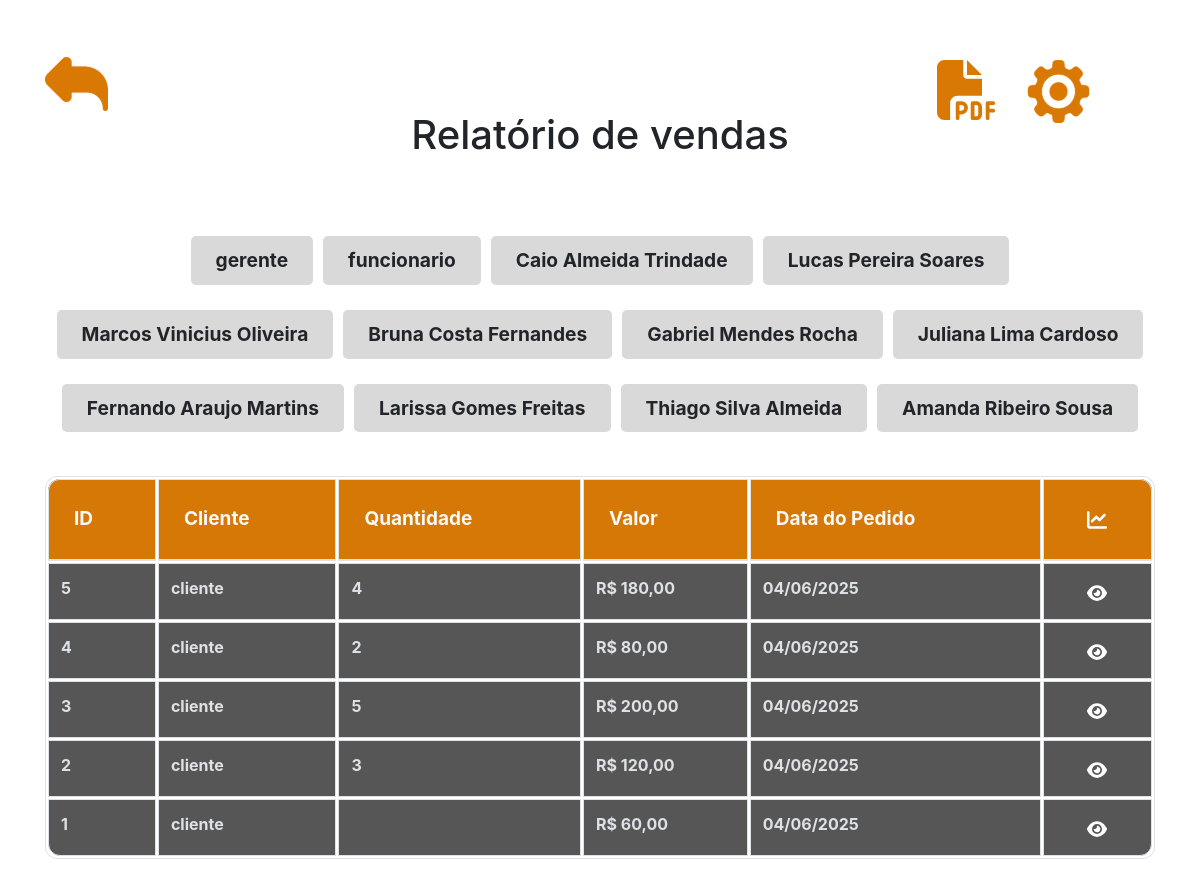
Page /paginas/relatorio_vendas.php on the earlier database version.
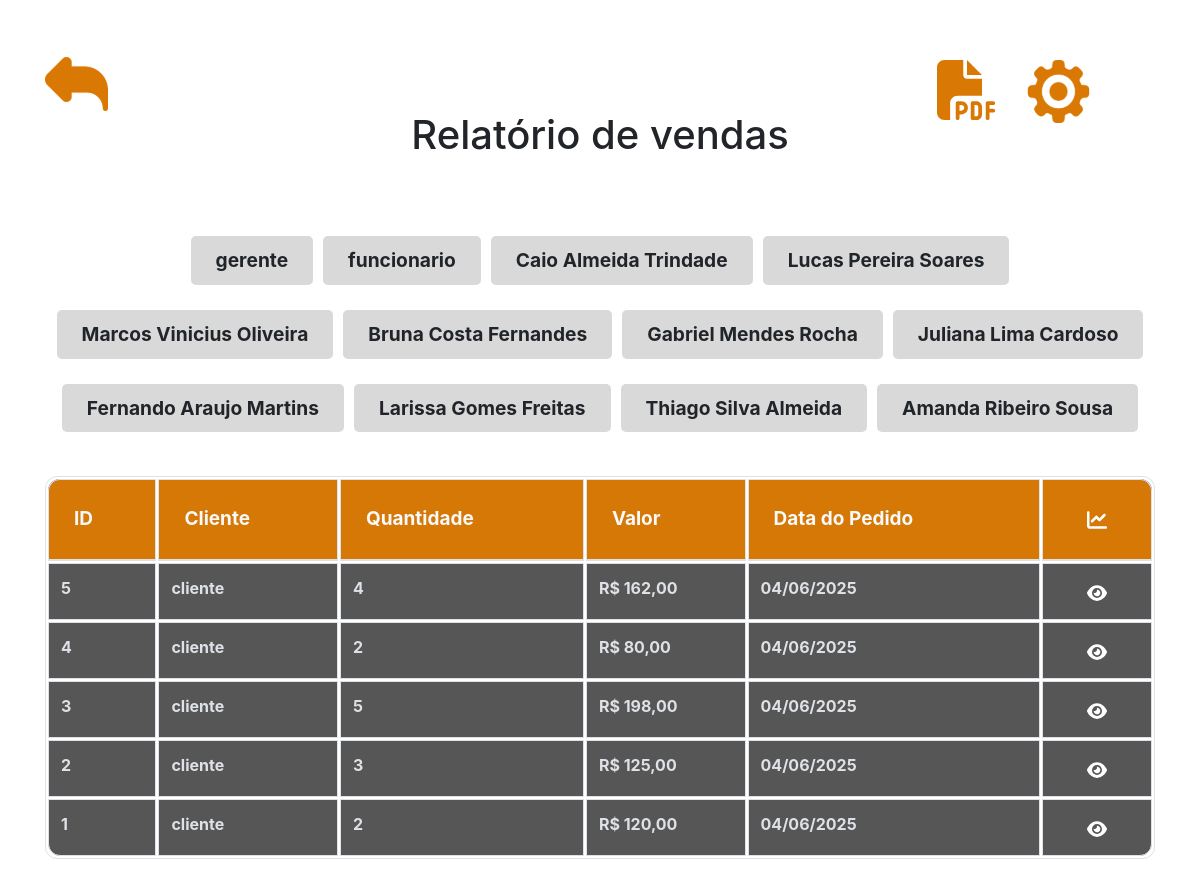
Same page on the later database version.
### tables this page shows
CREATE TABLE IF NOT EXISTS funcionario(
  idfuncionario INT NOT NULL AUTO_INCREMENT,
  nome VARCHAR(200) NOT NULL,
  cpf VARCHAR(14) NOT NULL,
  email VARCHAR(45) NOT NULL,
  senha VARCHAR(45) NOT NULL,
  cargo VARCHAR(20) NOT NULL,
  PRIMARY KEY (idfuncionario)
);

CREATE TABLE IF NOT EXISTS venda (
  idvenda INT NOT NULL AUTO_INCREMENT,
  idpedido INT NOT NULL,
  data_venda DATETIME DEFAULT (CURRENT_TIMESTAMP) NULL,
  PRIMARY KEY (idvenda),
  FOREIGN KEY (idpedido) REFERENCES pedido(idpedido)
);

CREATE TABLE IF NOT EXISTS cliente(
  idcliente INT NOT NULL AUTO_INCREMENT,
  nome VARCHAR(200) NOT NULL,
  cpf VARCHAR(14) NOT NULL,
  telefone VARCHAR(15) DEFAULT NULL,
  PRIMARY KEY (idcliente)
);

CREATE TABLE IF NOT EXISTS pedido(
  idpedido INT NOT NULL AUTO_INCREMENT,
  data_pedido DATETIME DEFAULT (CURRENT_TIMESTAMP) NOT NULL,
  valor_total DECIMAL(10,2) NOT NULL,
  quantidade INT DEFAULT NULL,
  idfuncionario INT NOT NULL,
  idcliente INT NOT NULL,
  PRIMARY KEY (idpedido),
  FOREIGN KEY (idfuncionario) REFERENCES funcionario(idfuncionario),
  FOREIGN KEY (idcliente)  REFERENCES cliente(idcliente)
);

### paginas/relatorio_vendas.php (the view, shortened to what this page needs)
<?php
include_once '../db/conexao.php';
$funcionario = isset($_GET['funcionario']) ? mysqli_real_escape_string($conn, $_GET['funcionario']) : '';
$where = '';
$sql = "SELECT
    v.idvenda,
    p.idpedido,
    p.data_pedido,
    c.nome AS cliente,
    p.quantidade AS qtd_total,
    p.valor_total
FROM venda v
JOIN pedido p ON v.idpedido = p.idpedido
JOIN cliente c ON p.idcliente = c.idcliente
JOIN funcionario f ON p.idfuncionario = f.idfuncionario
$where
ORDER BY v.idvenda DESC";
$result = mysqli_query($conn, $sql);
$sqlFunc = "SELECT idfuncionario, nome FROM funcionario";
$resultFunc = mysqli_query($conn, $sqlFunc);
?>
<!DOCTYPE html>
<html lang="pt-br">
<head>
<link rel="stylesheet" href="https://maxcdn.bootstrapcdn.com/bootstrap/4.5.2/css/bootstrap.min.css" />
<link rel="stylesheet" href="../assets/css/filtroStyle.css" />
<link rel="stylesheet" href="../assets/css/tabelaRelatorioStyle.css" />
</head>
<body>
<div class="container my-4"><br>
    <div class="chart-icon left">
        <a href="home.php"><img src="../assets/img/voltar.svg" alt="Voltar" /></a>
    </div>
    <div class="chart-icon right form-form">
        <a href="pdfProduto.php"><img src="../assets/img/pdf.svg" alt="PDF Produtos em Estoque" style="width:60px;" /></a>
        <a href="../index.php"><img src="../assets/img/gear.svg" alt="Configurações" /></a>
    </div>
    <h1 class="text-center color"><a href="relatorio_vendas.php">Relatório de vendas</a></h1>
</div><br>
<div class="container mt-4">
    <form method="GET" class="mb-4">
        <div class="d-flex flex-wrap justify-content-center form-form">
            <?php while ($func = mysqli_fetch_assoc($resultFunc)): ?>
                <button
                    type="submit"
                    name="funcionario"
                    value="<?= $func['idfuncionario'] ?>"
                    class="btn-color <?= ($funcionario == $func['idfuncionario']) ? 'ativo' : '' ?>">
                    <?= $func['nome'] ?>
                </button>
            <?php endwhile; ?>
        </div>
    </form>
    <table class="table table-bordered table-hover">
        <thead class="table-dark">
            <tr>
                <th>ID</th>
                <th>Cliente</th>
                <th>Quantidade</th>
                <th>Valor</th>
                <th>Data do Pedido</th>
                <th class="text-center" style="color: white;">
                    <a href="graficos.php">
                        <img src="../assets/img/chart.svg" alt="Gráficos" style="width:20px;" />
                    </a>
                </th>
            </tr>
        </thead>
        <tbody>
            <?php if (mysqli_num_rows($result) > 0): ?>
                <?php while ($row = mysqli_fetch_assoc($result)): ?>
                    <tr>
                        <td><?= $row['idvenda'] ?></td>
                        <td><?= htmlspecialchars($row['cliente']) ?></td>
                        <td><?= $row['qtd_total'] ?></td>
                        <td>R$ <?= number_format($row['valor_total'], 2, ',', '.') ?></td>
                        <td><?= date('d/m/Y', strtotime($row['data_pedido'])) ?></td>
                        <td class="text-center">
                            <button class="btn btn-sm  btnDetalhes" data-idpedido="<?= $row['idpedido'] ?>">
                                <img src="../assets/img/eye.svg" alt="Ver detalhes" style="width:20px;" />
                            </button>
                        </td>
                    </tr>
                <?php endwhile; ?>
            <?php else: ?>
                <tr>
                    <td colspan="6" class="text-center">Nenhuma venda encontrada para este funcionário.</td>
                </tr>
            <?php endif; ?>
        </tbody>
    </table>
</div>
</body>
</html>

### assets/css/filtroStyle.css (style rules this page uses)
.form-form button { background: #d9d9d9; color: #212529; border: none; border-radius: 5px; padding: 10px 25px; font-size: 1.2rem; font-weight: bold; cursor: pointer; transition: background 0.2s; margin-right: 5px; display: flex; justify-content: center; gap: 20px; margin-bottom: 20px; }
.chart-icon.left { left: 45px; }
.chart-icon.right { position: absolute; right: 110px; top: 60px; display: flex; gap: 30px; }
a { color: #212529; }
h1.text-center a { color: #212529; transition: color 0.3s; }
.btn-color { background-color: #dddddd; color: #212529; font-weight: bold; border: none; margin: 5px; border-radius: 6px; padding: 10px 15px; transition: background-color 0.3s ease; cursor: pointer; }

### assets/css/tabelaRelatorioStyle.css (style rules this page uses)
.table-bordered { border-radius: 12px; border-collapse: separate; }
.table-bordered th, .table-bordered td { border: 1px solid #dee2e6; }
.table-bordered thead th { color: #f8f9fa; font-weight: bold; font-size: 19px; padding: 25px 25px; background-color: #d67805; }
.table-bordered thead th:first-child { border-top-left-radius: 12px; }
.table-bordered thead th:last-child { border-top-right-radius: 12px; }
.table-bordered tbody tr:last-child td:first-child { border-bottom-left-radius: 12px; }
.table-bordered tbody tr:last-child td:last-child { border-bottom-right-radius: 12px; }
.table-bordered tbody td { background-color: #575656; border: 1px solid #dee2e6; font-weight: bold; color: #dee2e6; }

Differences in the rows shown:
changed venda id 5: idpedido.valor_total "180,00" → "162,00"
changed venda id 3: idpedido.valor_total "200,00" → "198,00"
changed venda id 2: idpedido.valor_total "120,00" → "125,00"
changed through a linked row, venda id 1: idpedido.quantidade (not shown) → "2"; idpedido.valor_total "60,00" → "120,00"
